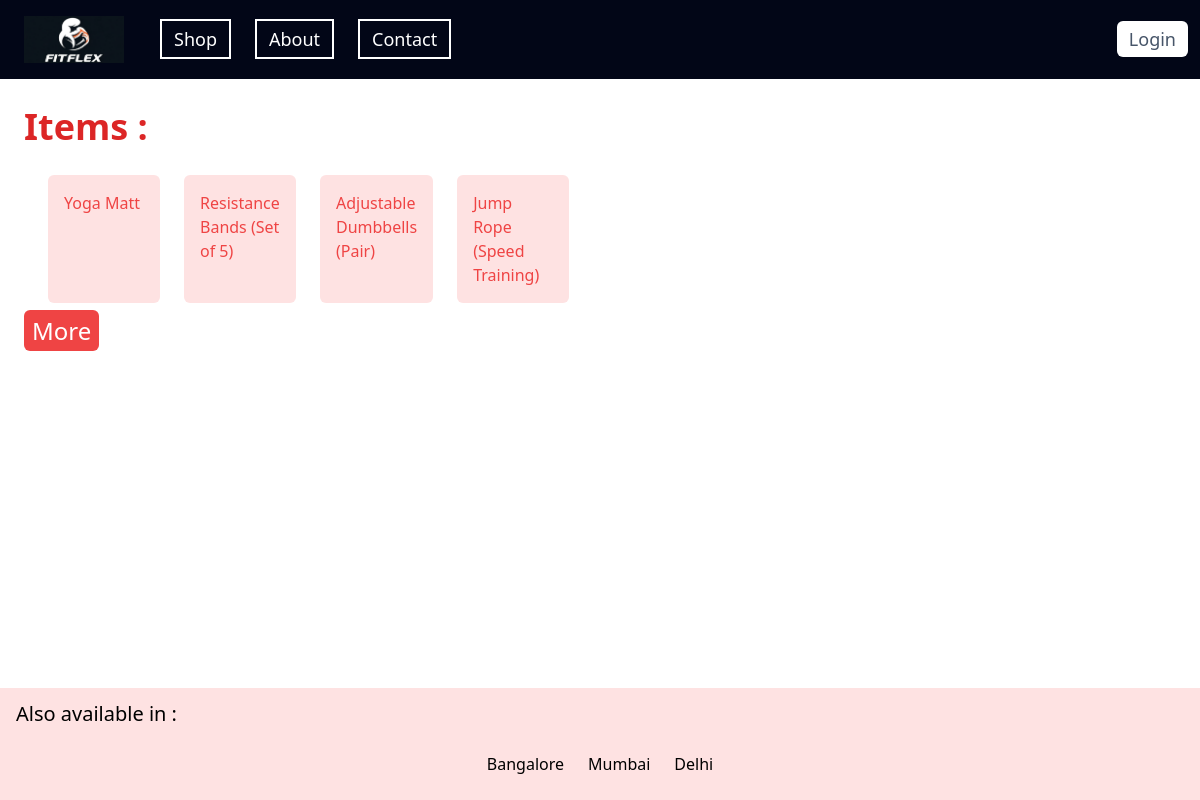
Page /items/ on the earlier database version.
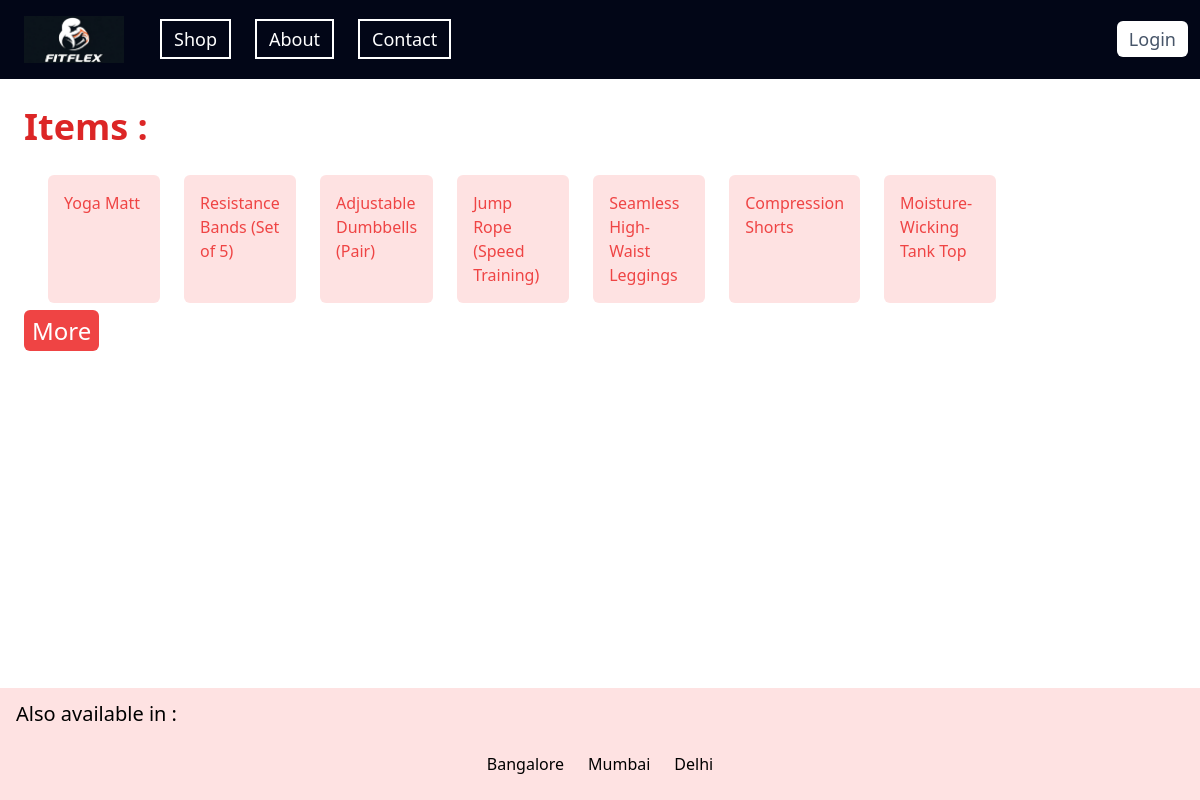
Same page on the later database version.
### items/models.py (models this page shows, shortened)
class Item(models.Model):
        name = models.CharField( max_length = 255)
        price = models.IntegerField() # No need of arguments for integer

### items/views.py (the view)
# urls.py: path('', include('items.urls')),  # it sets base url of items app to ''
def items(request):
       items = Item.objects.all().values()
       myitems = Item.objects.all().values()
       myTemplate = loader.get_template('items.html')
       context = {
              'myitems' : myitems,
       }
       return HttpResponse( myTemplate.render( context, request))

### items/templates/items.html (shortened to what this page needs)
{% load static %}
<!DOCTYPE html>
<html lang="en">
<head>
    <script src="https://cdn.tailwindcss.com"></script>
</head>
<body class="flex flex-col min-h-screen">
       <div class="nav-bar bg-slate-950 py-3 ">
        <nav >
            <ul class="flex items-center text-white text-lg font-medium">
                <li class="flex-none text-center px-3 py-1 mx-3 rounded">
                  <a href="/">  <img src="{% static 'fitflex.png' %}" width="100px" height="80px" style="background-size: contain;"alt="">
                  </a>
                </li>
                <li class="flex-none text-center px-3 py-1 bg-slate-950 border-white border-2 mx-3 ">
                    <a href="/items/">Shop</a>
                </li>
                <li class="flex-none text-center px-3 py-1 bg-slate-950 border-white border-2 mx-3 ">
                    <a href="#">About</a>
                </li>
                <li class="flex-none text-center px-3 py-1 bg-slate-950 border-white border-2 mx-3 ">
                    <a href="#">Contact</a>
                </li>
                <li class="flex-none text-center ml-auto px-3 py-1 bg-white text-slate-600 mx-3 rounded-md">
                    <a href="/users/signin">Login</a>
                </li>
            </ul>
        </nav>
    </div>
    <div class="jumbotron p-3 mx-3">
        <h1 class="text-4xl text-red-600 py-4 font-bold">
            Items :
        </h1>
        <ul class="flex flex-row flex-wrap m-3 text-red-500 ">
            {% for x in myitems%}
            <a  class=" basis-4" href="item_details/{{x.id}} ">
                <li class=" min-w-28 p-4 mx-3 min-h-32 bg-red-100
                            hover:bg-red-200 active:bg-red-300 rounded-md">
                    {{x.name}}
                </li>
            </a>
            {% endfor %}
        </ul>
        <a href="#" class="bg-red-500 hover:bg-red-300 hover:text-slate-500
            text-white text-2xl px-2 py-1 mt-3 rounded-md">
            More
        </a>
    </div>
    <footer class=" bg-red-100 bottom-0 mt-auto">
        <h3 class=" ml-4 text-xl pt-3">
            Also available in :
        </h3>
        <div class="flex flex-row justify-center my-3 py-3">
            <div class="basis-2 mx-3 ">
                Bangalore
            </div>
            <div class="basis-2 mx-3 ">
                Mumbai
            </div>
            <div class="basis-2 mx-3 ">
                Delhi
            </div>
        </div>
    </footer>
</body>
</html>

Differences in the rows shown:
added Item: name "Seamless High-Waist Leggings"
added Item: name "Compression Shorts"
added Item: name "Moisture-Wicking Tank Top"
